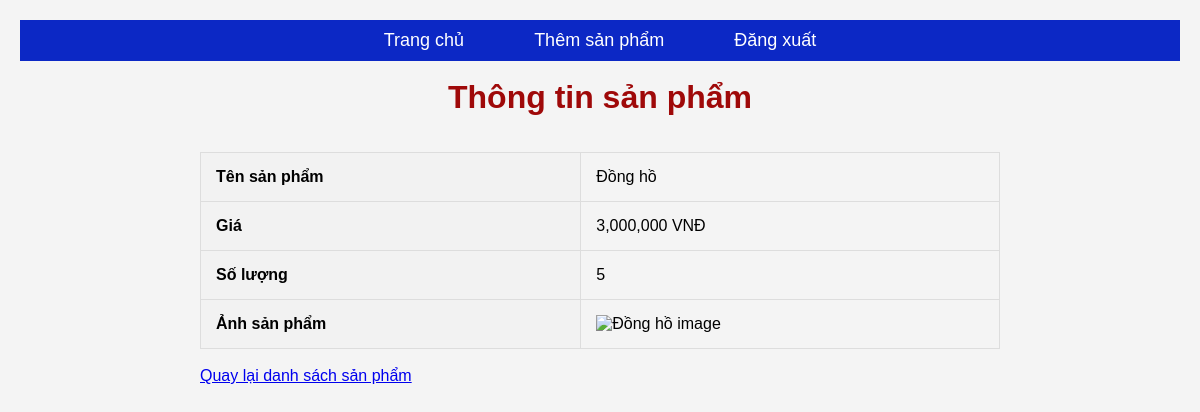
Screenshot of /view_product/1 (signed in) with the database file from the repository.
### app.py (models this page shows)
class Product(db.Model):
    id = db.Column(db.Integer, primary_key=True)
    name = db.Column(db.String(150), nullable=False)
    price = db.Column(db.Float, nullable=False)
    quantity = db.Column(db.Integer, nullable=False)
    image_url = db.Column(db.String(255), nullable=True)  # Cột ảnh sản phẩm

### app.py (the view)
@app.route('/view_product/<int:product_id>')
@login_required
def view_product(product_id):
    product = Product.query.get(product_id)
    product.image_url = 'D:\\Ảnh\\static\\image'
    product = Product.query.get_or_404(product_id)
    return render_template('view_product.html', product=product)

### app.py (called while the page is built)
@app.template_filter('intcomma')
def intcomma_filter(value):
    try:
        value = int(float(value))
        return "{:,}".format(value)
    except ValueError:
        return value

@login_manager.user_loader
def load_user(user_id):
    return User.query.get(int(user_id))

### templates/view_product.html
{% extends 'menu.html' %}
{% block content %}
<br>
<h1>Thông tin sản phẩm</h1>
<br>
<br>
<link rel="stylesheet" href="{{
    url_for('static', filename='view.css') }}">
<table>
    <tr>
        <th>Tên sản phẩm</th>
        <td>{{ product.name }}</td>
    </tr>
    <tr>
        <th>Giá</th>
        <td>{{ product.price | intcomma }} VNĐ</td>
    </tr>
    <tr>
        <th>Số lượng</th>
        <td>{{ product.quantity }}</td>
    </tr>
    {% if product.image_url %}
    <tr>
        <th>Ảnh sản phẩm</th>
        <td>
            {% if product.image_url %}
              <img src="{{ url_for('static', filename=product.image_url) }}" alt="{{ product.name }} image" style="width: auto; height: auto;">
            {% else %}
              Không có ảnh
            {% endif %}
          </td>
    </tr>
    {% endif %}
</table>
<br>
<a href="{{ url_for('index') }}">Quay lại danh sách sản phẩm</a>
{% endblock %}

### static/menu.css (style rules this page uses)
* { margin: 0; padding: 0; box-sizing: border-box; }
body { font-family: Arial, sans-serif; background-color: #f4f4f4; }

### static/view.css (style rules this page uses)
h1 { color: #9f0909; text-align: center; }
body { font-family: Arial, sans-serif; margin: 20px; }
table { border-collapse: collapse; width: 100%; }
th, td { border: 1px solid #ddd; padding: 15px; text-align: left; }
th { background-color: #f2f2f2; }
img { max-width: 100%; height: auto; }

### rows the page displays
Product: name "Đồng hồ", price "3,000,000", quantity "5"
